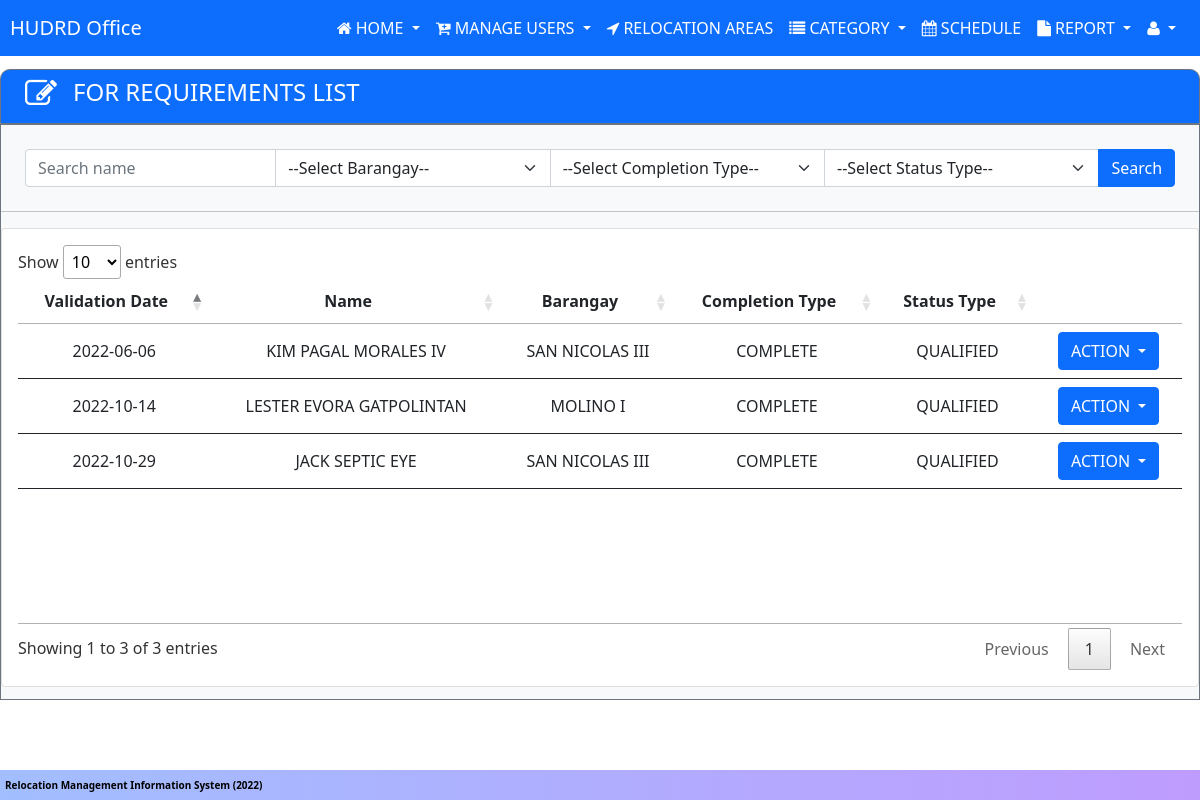
The app's page /userData/hudrd/hudrd-manageRequirements.php (signed in), older data.
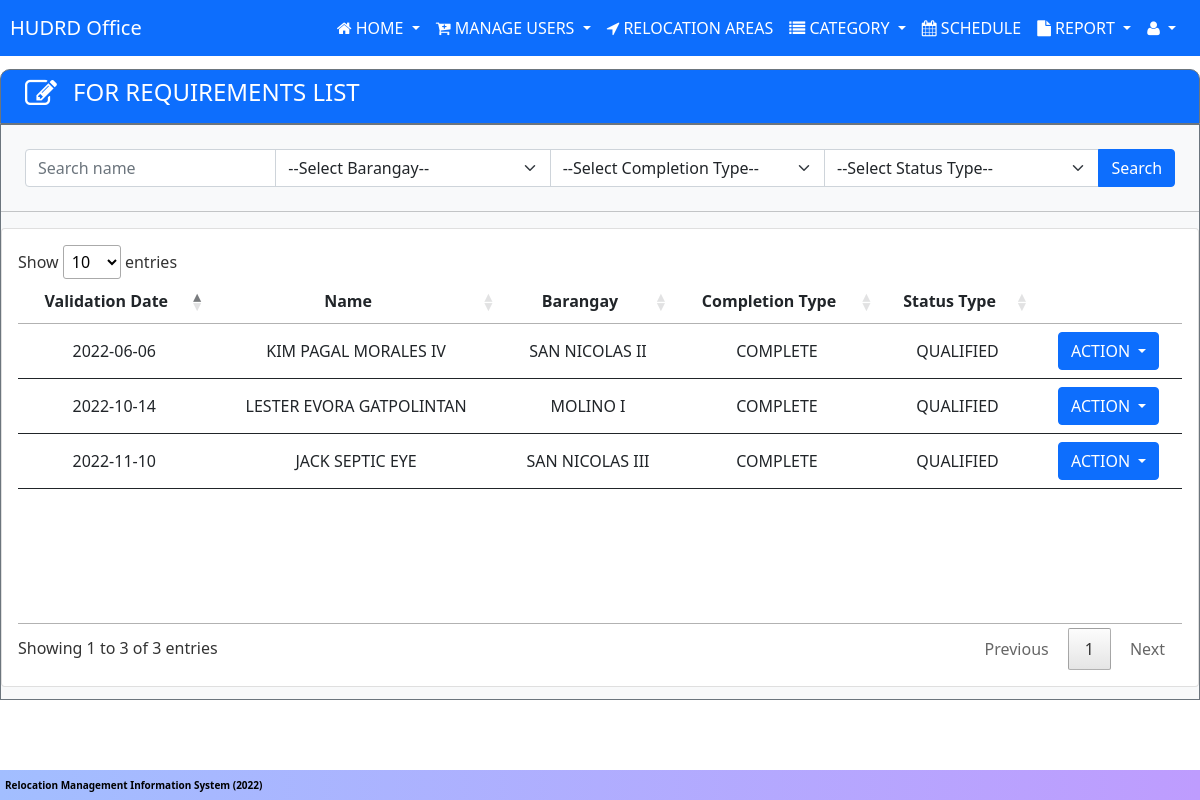
The same page, newer data.
### tables this page shows
CREATE TABLE `tbl_users` (
  `user_id` int(11) NOT NULL AUTO_INCREMENT,
  `fname` varchar(100) NOT NULL,
  `mname` varchar(100) NOT NULL,
  `lname` varchar(100) NOT NULL,
  `ename` varchar(50) NOT NULL,
  `detailed_add` varchar(100) NOT NULL,
  `barangay` varchar(100) NOT NULL,
  `city` varchar(100) NOT NULL,
  `gender` varchar(255) NOT NULL,
  `age` int(11) NOT NULL,
  `bday` date NOT NULL,
  `contact_no` varchar(50) NOT NULL,
  `email` varchar(100) NOT NULL,
  `resetCode` varchar(10) NOT NULL,
  `user_type` varchar(50) NOT NULL,
  PRIMARY KEY (`user_id`)
);

CREATE TABLE `tbl_validation` (
  `v_id` int(11) NOT NULL AUTO_INCREMENT,
  `v_occupant_type` varchar(255) NOT NULL,
  `v_length_of_stay` int(11) NOT NULL,
  `v_structure_class` varchar(255) NOT NULL,
  `v_structure_type` varchar(255) NOT NULL,
  `v_proof1` varchar(255) NOT NULL,
  `v_proof_file1` varchar(255) NOT NULL,
  `v_proof2` varchar(255) NOT NULL,
  `v_proof_file2` varchar(255) NOT NULL,
  `v_civil_status` varchar(255) NOT NULL,
  `v_partner_name` varchar(255) NOT NULL,
  `v_status` varchar(255) NOT NULL,
  `v_remark` varchar(255) NOT NULL,
  `v_handler` varchar(11) NOT NULL DEFAULT 'PENDING',
  `v_handled_date` date DEFAULT curdate(),
  `user_id` int(11) NOT NULL,
  PRIMARY KEY (`v_id`),
  UNIQUE KEY `user_id` (`user_id`),
  CONSTRAINT `fk_user_id` FOREIGN KEY (`user_id`) REFERENCES `tbl_users` (`user_id`) ON DELETE CASCADE ON UPDATE CASCADE
);

CREATE TABLE `tbl_requirements` (
  `req_id` int(11) NOT NULL AUTO_INCREMENT,
  `req_valid_id1` varchar(255) NOT NULL,
  `req_valid_id2` varchar(255) NOT NULL,
  `req_birthcert` varchar(255) NOT NULL,
  `req_birthcert_partner` varchar(255) NOT NULL,
  `req_birthcert_fam` varchar(255) NOT NULL,
  `req_income_or_employment` varchar(255) NOT NULL,
  `req_family_pic` blob NOT NULL,
  `req_cohab_or_marriage` varchar(255) NOT NULL,
  `req_affi_transfer` varchar(255) NOT NULL,
  `req_nha_form` varchar(255) NOT NULL,
  `req_complete` tinyint(1) NOT NULL DEFAULT 0,
  `req_status` varchar(255) NOT NULL,
  `req_remark` varchar(255) NOT NULL,
  `req_handler` varchar(255) NOT NULL DEFAULT 'PENDING',
  `req_handled_date` date DEFAULT curdate(),
  `user_id` int(11) NOT NULL,
  `v_id` int(11) NOT NULL,
  PRIMARY KEY (`req_id`),
  KEY `fk_v_id` (`v_id`),
  CONSTRAINT `fk_v_id` FOREIGN KEY (`v_id`) REFERENCES `tbl_validation` (`v_id`) ON DELETE CASCADE ON UPDATE CASCADE
);

### includes/requirementsModal.php (the view, shortened to what the changed rows need)
<div class="dropdown">
    <button class="btn btn-primary dropdown-toggle" id="dropdownMenu1" type="button" data-bs-toggle="dropdown">
        ACTION
    </button>
</div>

### userData/hudrd/hudrd-manageRequirements.php (shortened to what the changed rows need)
<?php include '../../includes/header.php';
?>
<div class="bg-light  me-auto ms-auto border-1 border-secondary border" style="min-height: 72vh;">
    <div class="table-responsive" style="min-height: 50vh;">
        <div class="card">
            <div class="card-body">
                <table class=" table table-hover nowrap w-100" id="example">
                    <thead>
                        <tr>
                            <th>Validation Date</th>
                            <th>Name</th>
                            <th>Barangay</th>
                            <th>Completion Type</th>
                            <th>Status Type</th>
                            <th></th>
                        </tr>
                    </thead>
                    <tbody>
                        <?php
                        require_once '../../includes/conn.php';
                        if (isset($_POST['submitSearch'])) {
                            $searchName = $conn->real_escape_string($_POST['searchKey']);
                            $searchBarangay = $conn->real_escape_string($_POST['barangay_filter']);
                            $searchType = $conn->real_escape_string($_POST['completion_type_filter']);
                            $searchType2 = $conn->real_escape_string($_POST['req_type_filter']);
                            $sql = "SELECT * FROM tbl_users INNER JOIN tbl_accounts ON tbl_users.user_id = tbl_accounts.user_id INNER JOIN tbl_requirements ON tbl_users.user_id = tbl_requirements.user_id INNER JOIN tbl_validation ON tbl_users.user_id = tbl_validation.user_id";
                            $condition = array();
                            if (!empty($searchName)) {
                                array_push($condition, "(tbl_users.fname LIKE '%$searchName%' OR tbl_users.lname LIKE '%$searchName%' OR tbl_accounts.user_name LIKE '%$searchName%' OR CONCAT(tbl_users.fname,' ',tbl_users.lname) LIKE '%$searchName%' OR CONCAT(tbl_users.fname,' ',tbl_users.mname,' ',tbl_users.lname) LIKE '%$searchName%' OR CONCAT(fname,' ',lname,' ',ename) LIKE '%$searchName%')");
                            }
                            if (!empty($searchBarangay)) {
                                array_push($condition, "tbl_users.barangay LIKE '%$searchBarangay%' ");
                            }
                            if ($searchType == '1') {
                                array_push($condition, "tbl_requirements.req_complete = '$searchType'");
                            } else if ($searchType == '0') {
                                array_push($condition, "tbl_requirements.req_complete = '$searchType'");
                            }
                            if (!empty($searchType2)) {
                                array_push($condition, "tbl_requirements.req_status = '$searchType2'");
                            }
                            $query = $sql;
                            if (count($condition) > 0) {
                                $query .= " WHERE " . implode(' AND ', $condition);
                            }
                            $result = $conn->query($query);
                            if (mysqli_num_rows($result) > 0) {
                                while ($row = $result->fetch_assoc()) :
                        ?>
                        <tr>
                            <td><?php echo $row['v_handled_date'] ?></td>
                            <td><?php echo $row['fname'] . " " . $row['mname'] . " " . $row['lname'] . " " . $row['ename'] ?>
                            </td>
                            <td><?php echo $row['barangay'] ?></td>
                            <td><?php if ($row['req_complete'] == 1) {
                                                echo "COMPLETE";
                                            } else {
                                                echo "INCOMPLETE";
                                            } ?></td>
                            <td>
                                <?php echo $row['req_status'] ?></td>
                            <td class="text-center">
                                <?php include "../../includes/requirementsModal.php" ?>
                            </td>
                        </tr>
                        <?php
                                endwhile;
                            } else {
                                echo '<td colspan="5" class=" text-danger text-center">
                    NO RECORDS FOUND
                    </td>';
                            }
                            ?>
                        <?php
                        } else {
                            $query = $conn->query("SELECT * FROM tbl_users INNER JOIN tbl_accounts ON tbl_users.user_id = tbl_accounts.user_id INNER JOIN tbl_requirements ON tbl_users.user_id = tbl_requirements.user_id INNER JOIN tbl_validation ON tbl_users.user_id = tbl_validation.user_id");
                            if (mysqli_num_rows($query) > 0) {
                                while ($row = mysqli_fetch_array($query)) :
                            ?>
                        <tr>
                            <td><?php echo $row['v_handled_date'] ?></td>
                            <td><?php echo $row['fname'] . " " . $row['mname'] . " " . $row['lname'] . " " . $row['ename'] ?>
                            </td>
                            <td><?php echo $row['barangay'] ?></td>
                            <td><?php if ($row['req_complete'] == '1') {
                                                echo "COMPLETE";
                                            } else {
                                                echo "INCOMPLETE";
                                            } ?></td>
                            <td><?php echo $row['req_status'] ?></td>
                            <td class="text-center">
                                <?php include "../../includes/requirementsModal.php" ?>
                            </td>
                        </tr>
                        <?php
                                endwhile;
                            } else {
                                echo '<td colspan="5" class=" text-danger text-center">
                    NO RECORDS FOUND
                    </td>';
                            }
                        }
                        ?>
                    </tbody>
                </table>
            </div>
        </div>
    </div>
</div>
<?php include '../../includes/footer.php'; ?>

Row changes from the older to the newer data that the page shows:
changed tbl_users "KIM": barangay "SAN NICOLAS III" → "SAN NICOLAS II"
changed tbl_users "JACK": tbl_validation.v_handled_date "2022-10-29" → "2022-11-10"
